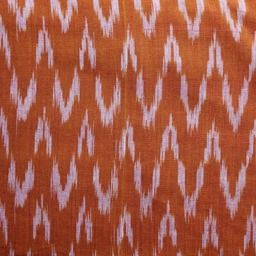
#> input picture data/saree_dataset/gallery/design_000_Ikat_canonical.jpg, 256 x 256 px
$ python -i colorway_engine.py   (imports and definitions only)
#> lines starting #> are read from the running program, lines starting #| are printed output that depends on the picture; after the words box and inside, x2 and y2 are one past the last pixel; in counts of white or black regions, pixels touching at a corner belong together
"""
Colorway Synthesis and Palette Transformation Engine for Textile/Saree Recognition.
Generates realistic textile colorway variations while preserving geometric/motif structure.
"""

import numpy as np
from PIL import Image, ImageEnhance, ImageOps
import colorsys
import random
from typing import List, Tuple

# Curated authentic Indian textile palettes (dominant background, secondary motif, tertiary accent)
TEXTILE_PALETTES = [
    # Crimson & Antique Gold (Classic Banarasi / Bridal)
    [(180, 20, 40), (220, 180, 60), (240, 210, 120)],
    # Emerald Green & Ruby (Traditional South Handloom)
    [(20, 110, 60), (190, 30, 50), (215, 175, 70)],
    # Royal Midnight Blue & Silver Zari
    [(15, 30, 95), (200, 210, 220), (240, 245, 255)],
    # Mustard Yellow & Indigo Navy (Ikat / Gujarat Weave)
    [(225, 160, 30), (25, 45, 110), (240, 230, 200)],
    # Rani Pink & Peacock Teal
    [(210, 30, 120), (10, 140, 140), (235, 200, 80)],
    # Deep Maroon & Burnished Copper
    [(110, 20, 30), (190, 105, 55), (230, 170, 110)],
    # Pastel Mint & Dusty Peach (Modern Fusion)
    [(140, 200, 170), (235, 150, 130), (250, 235, 220)],
    # Monochrome Slate & Charcoal
    [(45, 50, 55), (140, 145, 150), (220, 225, 230)],
    # Purple Amethyst & Champagne
    [(90, 30, 100), (215, 195, 140), (245, 235, 200)],
    # Coral Red & Turquoise (Temple Weave)
    [(215, 70, 60), (30, 165, 175), (245, 220, 100)],
]


# [71 lines left out: functions rgb_to_hsv_np, hsv_to_rgb_np, shift_hue, not called in this run]


def apply_palette_transfer(image: Image.Image, palette: List[Tuple[int, int, int]]) -> Image.Image:
    """
    Quantize luminance into 3 structural textile zones (Background, Mid-tone Motif, Highlight/Zari)
    and recolor with target textile colorway palette while preserving motif texture and fine gradient details.
    """
    gray = np.array(image.convert("L"), dtype=np.float32) / 255.0
    h, w = gray.shape

    # Normalize luminance contrast
    p_low, p_high = np.percentile(gray, 2), np.percentile(gray, 98)
    if p_high > p_low + 1e-4:
        norm_gray = np.clip((gray - p_low) / (p_high - p_low), 0.0, 1.0)
    else:
        norm_gray = gray

    # Palette colors normalized
    c0 = np.array(palette[0], dtype=np.float32) / 255.0  # Background
    c1 = np.array(palette[1], dtype=np.float32) / 255.0  # Motif / Weft
    c2 = np.array(palette[2], dtype=np.float32) / 255.0  # Highlight / Zari

    # Smooth 3-stop interpolation
    # Stop 0: 0.0 -> c0
    # Stop 1: 0.5 -> c1
    # Stop 2: 1.0 -> c2
    out_rgb = np.zeros((h, w, 3), dtype=np.float32)
    mask1 = norm_gray <= 0.5
    t1 = norm_gray[mask1] / 0.5
    for ch in range(3):
        out_rgb[mask1, ch] = (1.0 - t1) * c0[ch] + t1 * c1[ch]

    mask2 = norm_gray > 0.5
    t2 = (norm_gray[mask2] - 0.5) / 0.5
    for ch in range(3):
        out_rgb[mask2, ch] = (1.0 - t2) * c1[ch] + t2 * c2[ch]

    # Re-inject high-frequency motif texture from original image
    texture_gain = 0.25
    orig_rgb = np.array(image.convert("RGB"), dtype=np.float32) / 255.0
    orig_gray = np.expand_dims(gray, -1)
    high_freq = orig_rgb - orig_gray
    recolored = np.clip(out_rgb + texture_gain * high_freq, 0.0, 1.0)

    return Image.fromarray((recolored * 255.0).astype(np.uint8))


def generate_colorways_for_motif(image: Image.Image, num_colorways: int = 6) -> List[Image.Image]:
    """
    Generate diverse, realistic colorway variants for a given saree design motif.
    Uses a mix of authentic textile palette mapping, hue shifts, channel rotations, and solarizations.
    """
    variants = [image.copy()]  # First variant is original

    # Selected distinct palettes
    selected_palettes = random.sample(TEXTILE_PALETTES, min(num_colorways - 1, len(TEXTILE_PALETTES)))
    for p in selected_palettes:
        variants.append(apply_palette_transfer(image, p))
        if len(variants) >= num_colorways:
            break

    # If more needed, add hue rotations
    hue_angles = [60, 120, 180, 240, 300]
    for angle in hue_angles:
        if len(variants) >= num_colorways:
            break
        variants.append(shift_hue(image, angle))

    return variants[:num_colorways]

>>> from PIL import Image
>>> picture = Image.open('../data/saree_dataset/gallery/design_000_Ikat_canonical.jpg')
#> picture is the input picture: PIL image 256x256 RGB; mean R, G, B 166.6, 92.4, 73
>>> result = generate_colorways_for_motif(picture)
#> the loop in generate_colorways_for_motif, `for p in selected_palettes:` made 5 passes
#> pass 1, in apply_palette_transfer, `gray = np.array(image.convert("L"), dtype=np.float32) / 255.0`:
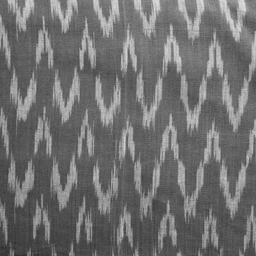
#> gray: shape (256, 256) float32; min 0.169, max 0.89, mean 0.441
#> pass 1, in apply_palette_transfer, `norm_gray = np.clip((gray - p_low) / (p_high - p_low), 0.0, 1.0)`:
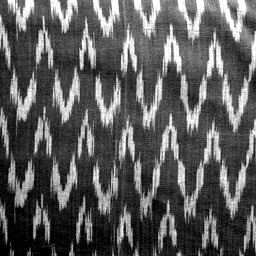
#> norm_gray: shape (256, 256) float32; min 0, max 1, mean 0.366
#> pass 1, in apply_palette_transfer, `mask1 = norm_gray <= 0.5`:
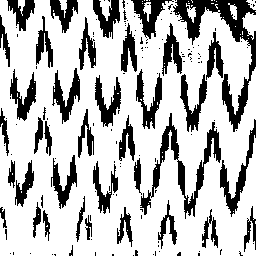
#> mask1: shape (256, 256) bool; 73.5% white; 156 black regions (116 under 20 px), largest, box (x1, y1, x2, y2) and area: (173, 0, 256, 132) 2515, (140, 113, 221, 219) 1695, (220, 119, 256, 217) 780
#> after the loop in generate_colorways_for_motif, `for p in selected_palettes:`: variants = 6 items
#> result = 6 items

$ run again, on data/saree_dataset/gallery/design_006_Ikat_canonical.jpg
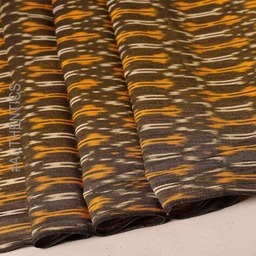
#> input picture data/saree_dataset/gallery/design_006_Ikat_canonical.jpg, 256 x 256 px
#> picture is the input picture: PIL image 256x256 RGB; mean R, G, B 123.8, 92.2, 60.2
#> the loop in generate_colorways_for_motif, `for p in selected_palettes:` made 5 passes
#> pass 1, in apply_palette_transfer, `gray = np.array(image.convert("L"), dtype=np.float32) / 255.0`:
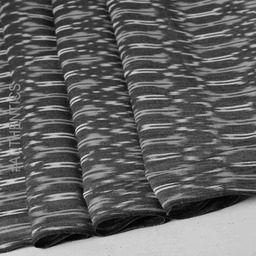
#> gray: shape (256, 256) float32; min 0.00392, max 0.902, mean 0.384
#> pass 1, in apply_palette_transfer, `mask1 = norm_gray <= 0.5`:
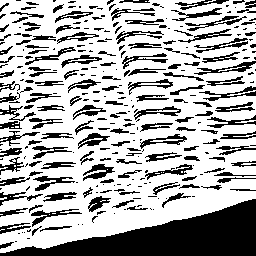
#> mask1: shape (256, 256) bool; 68.3% white; 299 black regions (149 under 20 px), largest, box (x1, y1, x2, y2) and area: (0, 199, 256, 256) 6758, (194, 61, 256, 75) 253, (199, 86, 256, 101) 244
#> after the loop in generate_colorways_for_motif, `for p in selected_palettes:`: variants = 6 items

$ run again, on data/saree_dataset/gallery/design_021_Ikat_canonical.jpg
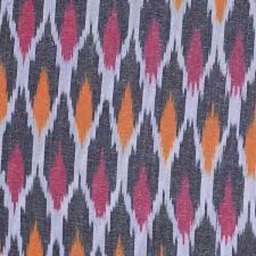
#> input picture data/saree_dataset/gallery/design_021_Ikat_canonical.jpg, 256 x 256 px
#> picture is the input picture: PIL image 256x256 RGB; mean R, G, B 132.9, 114, 131.4
#> the loop in generate_colorways_for_motif, `for p in selected_palettes:` made 5 passes
#> pass 1, in apply_palette_transfer, `gray = np.array(image.convert("L"), dtype=np.float32) / 255.0`:
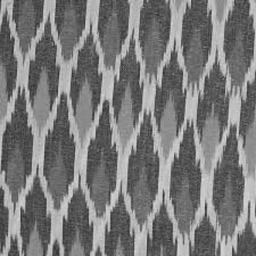
#> gray: shape (256, 256) float32; min 0.153, max 0.867, mean 0.477
#> pass 1, in apply_palette_transfer, `mask1 = norm_gray <= 0.5`:
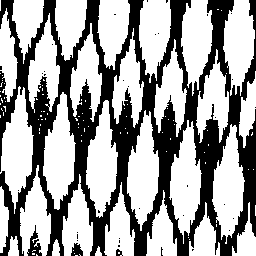
#> mask1: shape (256, 256) bool; 62.8% white; 37 black regions (33 under 20 px), largest, box (x1, y1, x2, y2) and area: (0, 0, 256, 256) 24002, (27, 225, 42, 256) 199, (71, 243, 83, 256) 105, (116, 249, 123, 256) 31
#> after the loop in generate_colorways_for_motif, `for p in selected_palettes:`: variants = 6 items
